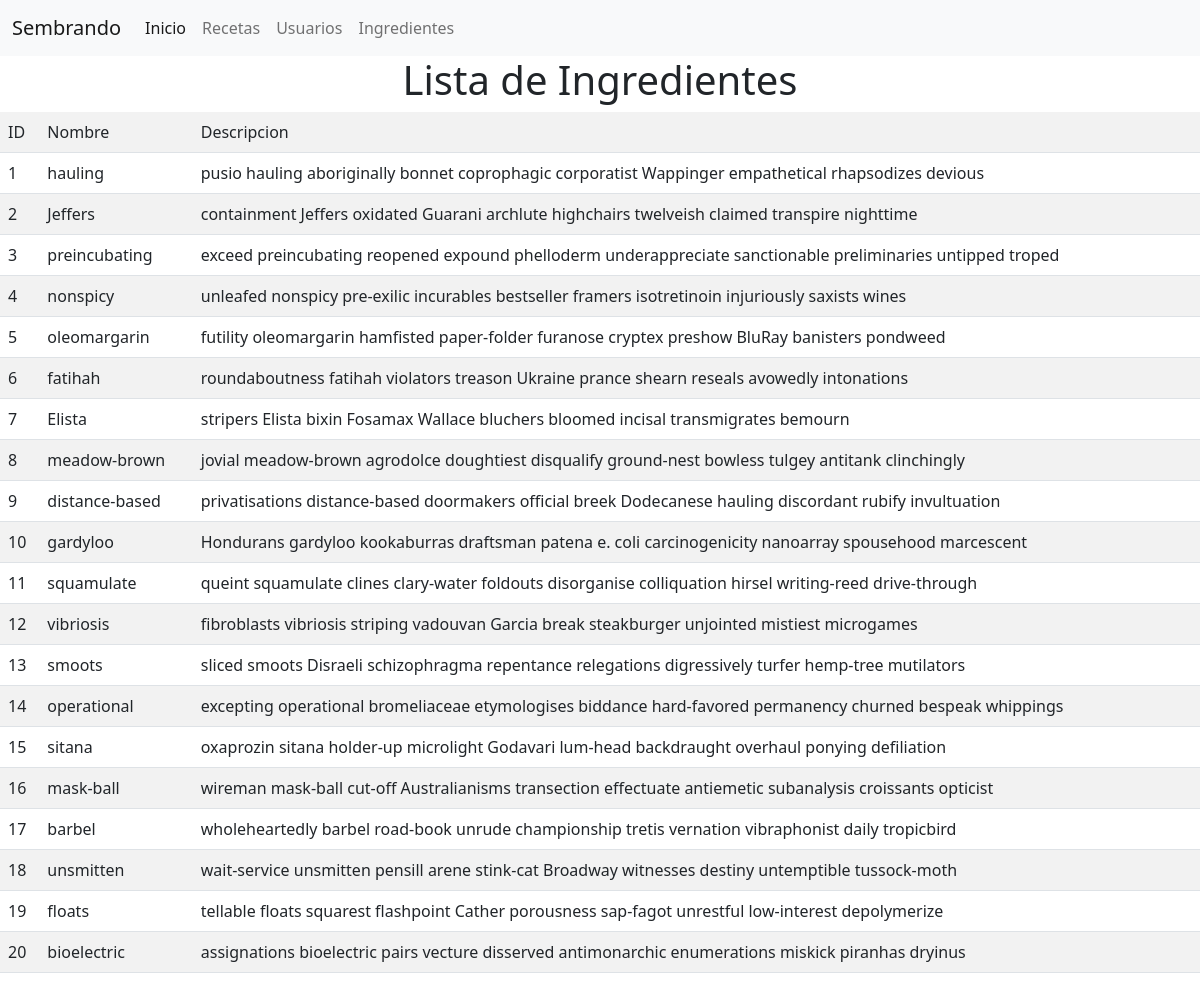
Screenshot of /ingredientes with the database file from the repository.
### tables this page shows
CREATE TABLE ingredientes(
id INTEGER PRIMARY KEY AUTOINCREMENT,
nombre VARCHAR(20) UNIQUE,
foto BLOB,
descripcion VARCHAR(50)
);

### servidor.py (the view)
@app.route("/ingredientes", methods=['GET'])
def obtenerIngredientes():
    return render_template("index.html", ingredientes= ingredientes.obtenerIngredientes())

### datos/baseDeDatos.py (called while the page is built)
    def _crear_conexion(self):
        try:
            self.conexion = sqlite3.connect(BaseDeDatos.urlBaseDeDatos)
        except Exception as e:
            print(e)

    def _cerrar_conexion(self):
        self.conexion.close()
        self.conexion = None

    def ejecutar_sql(self, sql, retornar_id_creado=False):
        self._crear_conexion()
        cur = self.conexion.cursor()
        cur.execute(sql)
        filas = cur.fetchall()
        if retornar_id_creado:
            filas = cur.lastrowid
        self.conexion.commit()
        self._cerrar_conexion()
        return filas

### datos/modelos/ingredientes.py (called while the page is built)
def obtenerIngredientes():
    obtenerIngredienteSql = f"""
        SELECT *
        FROM ingredientes"""
    bd = BaseDeDatos()
    return bd.ejecutar_sql(obtenerIngredienteSql)

### templates/index.html (shortened to what this page needs)
{% extends 'base.html' %}
{% block content %}
{% if ingredientes|length> 0 %}
<h1 align="center">Lista de Ingredientes</h1>
<table class="table table-striped">
    <tr>
        <td>ID</td>
        <td>Nombre</td>
        <td>Descripcion</td>
    </tr>
    {% for ingrediente in ingredientes: %}
    <tr>
        <td>{{ ingrediente[0] }}</td>
        <td>{{ ingrediente[1] }}</td>
        <td>{{ ingrediente[3] }}</td>
    </tr>
    {% endfor %}
</table>
{% endif %}
{% endblock %}

### templates/base.html (shortened to what this page needs)
<!doctype html>
<html lang="en">
  <head>
    <link href="https://cdn.jsdelivr.net/npm/bootstrap@5.1.3/dist/css/bootstrap.min.css" rel="stylesheet">
  </head>
  <body>
    <nav class="navbar navbar-expand-lg navbar-light bg-light">
  <div class="container-fluid">
    <a class="navbar-brand" href="/">Sembrando</a>
    <div class="collapse navbar-collapse" id="navbarSupportedContent">
      <ul class="navbar-nav me-auto mb-2 mb-lg-0">
        <li class="nav-item">
          <a class="nav-link active" aria-current="page" href="/">Inicio</a>
        </li>
        <li class="nav-item">
          <a class="nav-link" href="/recetas">Recetas</a>
        </li>
        <li class="nav-item">
          <a class="nav-link" href="/usuarios">Usuarios</a>
        </li>
                <li class="nav-item">
          <a class="nav-link" href="/ingredientes">Ingredientes</a>
        </li>
      </ul>
    </div>
  </div>
</nav>
        <div class="content">
        {% block content %} {% endblock %}
    </div>
  </body>
</html>

### rows the page displays
ingredientes: id "1", nombre "hauling", descripcion "pusio hauling aboriginally bonnet coprophagic corporatist Wappinger empathetical rhapsodizes devious"
ingredientes: id "2", nombre "Jeffers", descripcion "containment Jeffers oxidated Guarani archlute highchairs twelveish claimed transpire nighttime"
ingredientes: id "3", nombre "preincubating", descripcion "exceed preincubating reopened expound phelloderm underappreciate sanctionable preliminaries untipped troped"
ingredientes: id "4", nombre "nonspicy", descripcion "unleafed nonspicy pre-exilic incurables bestseller framers isotretinoin injuriously saxists wines"
ingredientes: id "5", nombre "oleomargarin", descripcion "futility oleomargarin hamfisted paper-folder furanose cryptex preshow BluRay banisters pondweed"
ingredientes: id "6", nombre "fatihah", descripcion "roundaboutness fatihah violators treason Ukraine prance shearn reseals avowedly intonations"
ingredientes: id "7", nombre "Elista", descripcion "stripers Elista bixin Fosamax Wallace bluchers bloomed incisal transmigrates bemourn"
ingredientes: id "8", nombre "meadow-brown", descripcion "jovial meadow-brown agrodolce doughtiest disqualify ground-nest bowless tulgey antitank clinchingly"
ingredientes: id "9", nombre "distance-based", descripcion "privatisations distance-based doormakers official breek Dodecanese hauling discordant rubify invultuation"
ingredientes: id "10", nombre "gardyloo", descripcion "Hondurans gardyloo kookaburras draftsman patena e. coli carcinogenicity nanoarray spousehood marcescent"
ingredientes: id "11", nombre "squamulate", descripcion "queint squamulate clines clary-water foldouts disorganise colliquation hirsel writing-reed drive-through"
ingredientes: id "12", nombre "vibriosis", descripcion "fibroblasts vibriosis striping vadouvan Garcia break steakburger unjointed mistiest microgames"
ingredientes: id "13", nombre "smoots", descripcion "sliced smoots Disraeli schizophragma repentance relegations digressively turfer hemp-tree mutilators"
ingredientes: id "14", nombre "operational", descripcion "excepting operational bromeliaceae etymologises biddance hard-favored permanency churned bespeak whippings"
ingredientes: id "15", nombre "sitana", descripcion "oxaprozin sitana holder-up microlight Godavari lum-head backdraught overhaul ponying defiliation"
ingredientes: id "16", nombre "mask-ball", descripcion "wireman mask-ball cut-off Australianisms transection effectuate antiemetic subanalysis croissants opticist"
ingredientes: id "17", nombre "barbel", descripcion "wholeheartedly barbel road-book unrude championship tretis vernation vibraphonist daily tropicbird"
ingredientes: id "18", nombre "unsmitten", descripcion "wait-service unsmitten pensill arene stink-cat Broadway witnesses destiny untemptible tussock-moth"
ingredientes: id "19", nombre "floats", descripcion "tellable floats squarest flashpoint Cather porousness sap-fagot unrestful low-interest depolymerize"
ingredientes: id "20", nombre "bioelectric", descripcion "assignations bioelectric pairs vecture disserved antimonarchic enumerations miskick piranhas dryinus"
